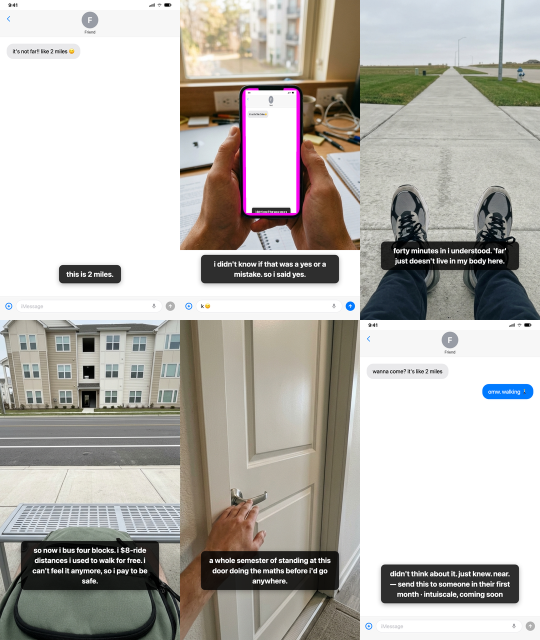
#> input picture out/contact-sheet.png, 1080 x 1280 px (shown at 1/2 size)
$ python -i fuse_slides.py   (imports and definitions only)
#> lines starting #> are read from the running program, lines starting #| are printed output that depends on the picture
#!/usr/bin/env python3
"""fuse_slides.py — stage 3 of the render pipeline. Fuse the generated base
photos (assets/) with the Remotion UI screenshots (ui/) per the render manifest,
and burn the caption pill. Non-destructive: reads assets/ + ui/, writes composed/.

Two fuse modes (declared per slide in render_manifest.json):
  screen-overlay : detect the flat #FF00FF phone screen in the base photo,
                   perspective-warp the UI screenshot onto it, then caption.
  photo-caption  : base photo + caption pill only.

Usage: fuse_slides.py --run-dir <abs run dir>
Exit: 0 success · 2 usage/missing input · 1 a slide failed
"""
import argparse
import json
import os
import sys

import numpy as np
from PIL import Image, ImageDraw, ImageFont

W, H = 1080, 1920
PINK = (255, 0, 255)

FONT_CANDIDATES_BOLD = [
    "/System/Library/Fonts/Supplemental/Arial Bold.ttf",
    "/Library/Fonts/Arial Bold.ttf",
    "/System/Library/Fonts/Helvetica.ttc",
]


# [8 lines left out: function load_font, not called in this run]


def prepare_base(path):
#> called with path = '../../out/contact-sheet.png'
    img = Image.open(path).convert("RGBA")
    if img.size != (W, H):
        # cover-fit to 1080x1920 without distortion
        sw, sh = img.size
#> sw = 1080; sh = 1280
        scale = max(W / sw, H / sh)
#> scale = 1.5
        img = img.resize((int(sw * scale), int(sh * scale)), Image.Resampling.LANCZOS)
#> img: PIL image 1620x1920 RGBA
        left = (img.width - W) // 2
#> left = 270
        top = (img.height - H) // 2
#> top = 0
        img = img.crop((left, top, left + W, top + H))
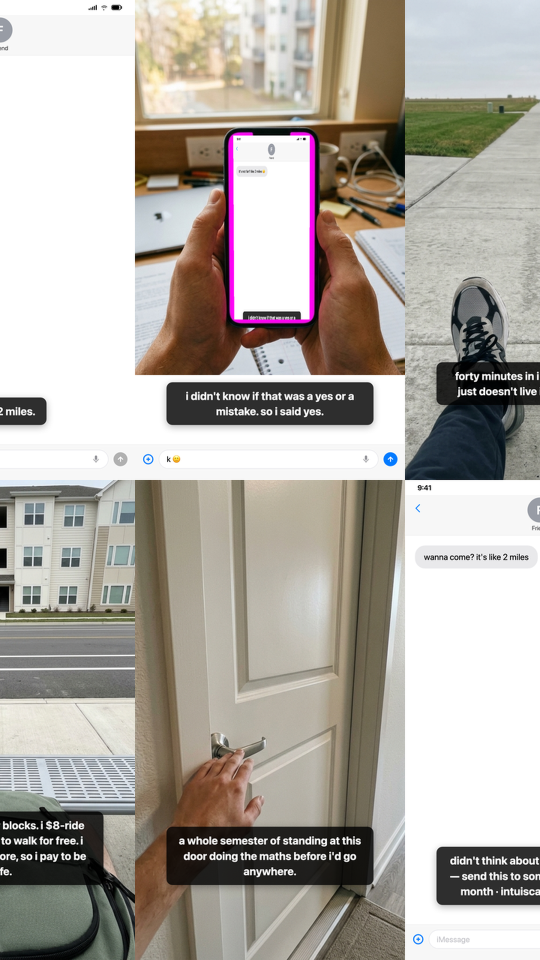
#> img: PIL image 1080x1920 RGBA (shown at 1/2 size); mean R, G, B, A 176.2, 171, 163.9, 255
    return img


# [147 lines left out: functions find_pink_quad, perspective_coeffs, expand_quad, warp_ui_onto_quad, draw_caption, contact_sheet and 1 more, not called in this run]


# [2 lines not run here, left out]

>>> result = prepare_base('../../out/contact-sheet.png')

$ run again, on out/anchor.png
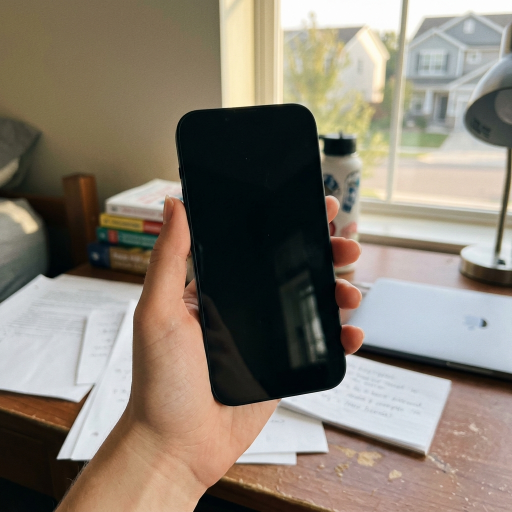
#> input picture out/anchor.png, 1024 x 1024 px (shown at 1/2 size)
#> in prepare_base, `img = img.crop((left, top, left + W, top + H))`:
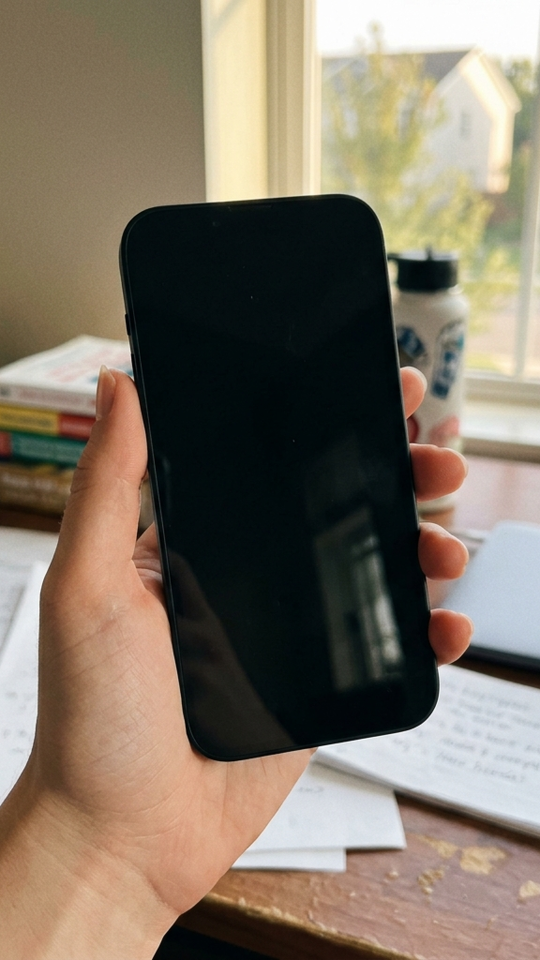
#> img: PIL image 1080x1920 RGBA (shown at 1/2 size); mean R, G, B, A 128.1, 116.4, 101.4, 255

$ run again, on out/slide_1_base.png
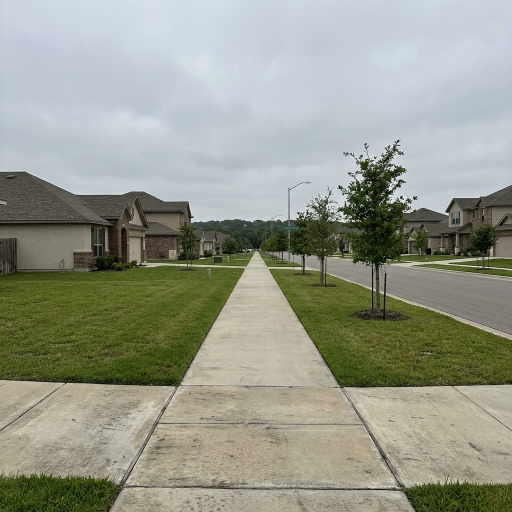
#> input picture out/slide_1_base.png, 1024 x 1024 px (shown at 1/2 size)
#> in prepare_base, `img = img.crop((left, top, left + W, top + H))`:
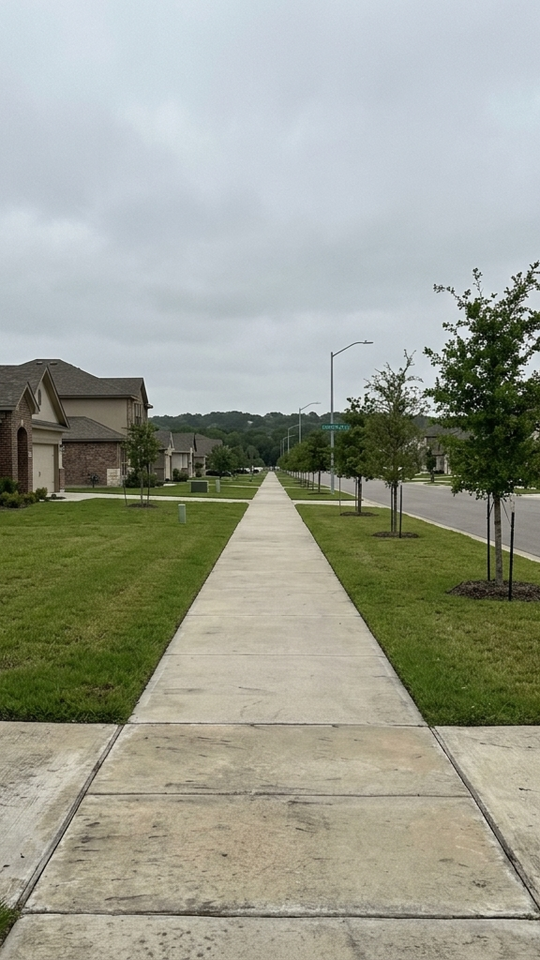
#> img: PIL image 1080x1920 RGBA (shown at 1/2 size); mean R, G, B, A 155.2, 158.7, 144.8, 255
